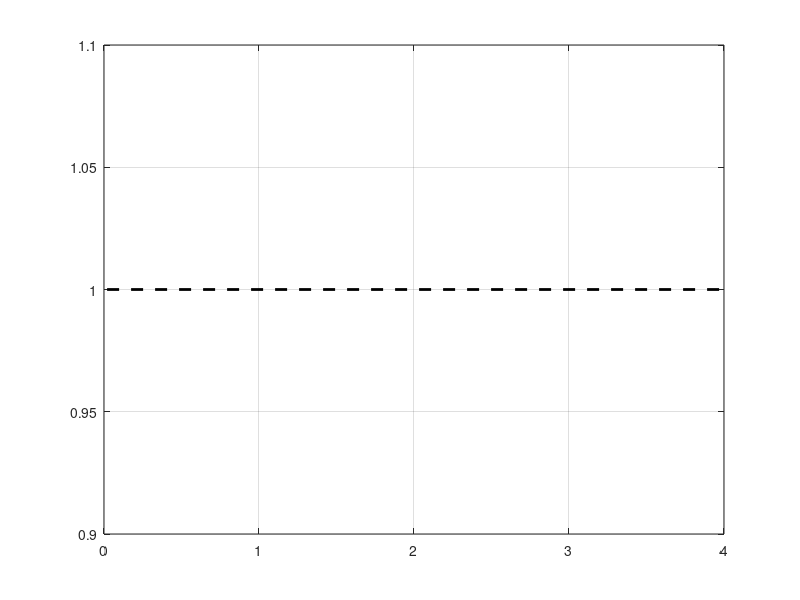

The MATLAB script that drew this image: (Note: this script raises an error after producing the figure.)
clear all

Nlat = 1024;
Nmodes = 1023;
g11 = 1.09372;
g22 = 1.09372;
g12 = 2.18744;

mu1 = 10937.20;
mu2 = 10937.20;

rho01 = mu1/g11;
rho02 = mu2/g22;

xi0 = (1/sqrt(2*rho01*(2*g12 - g11 - g22)/2))/sqrt(2);
tau0 = 1/(2*rho01*(2*g12 - g11 - g22)/2);
Delta = (g11*g22)/(g12*g12);
OmegaCr = g11*(rho01)*(1/sqrt(Delta)- 1);
Omega = 2*OmegaCr;
tempbar = 0.0;

hbar = 1.05457148e-34;
M = 1.44316060e-25; %Rb87
L = 96e-6;
x0 = L;
t0 = M*L*L/hbar;

detun = [27.34 54.69 82.03 109.37 136.72 164.06 191.40 218.74 246.09 273.43];% omega_perp=2pi500Hz

%%%%%%%%%%%%%%%%%%%%%%%%%%%%

% plot Fig 5a

figure(111)
clf
hold on
box on
grid on

fs = 14;
lw = 2;

xmin = 2e-2;
xmax = 4e0;
ymin = 7e-5;
ymax = 3e0;

ee = 1;

plot([xmin xmax],[1 1],'--','Color','black','LineWidth',lw)
for i = 1:length(detun)
    fileName = sprintf('data_Nlat_%d_Nmodes_%d_mu1_%.2f_mu2_%.2f_T_%.2f_Omega_%.2f_detuning_%.2f_fine_1_500.mat',Nlat, Nmodes, mu1, mu2, tempbar, Omega, detun(i));
    load(fileName)
    
    errorbar(tQ(3:end)*((detun(i)/t0)^ee)/((OmegaCr/t0)^(ee-1)),Nd(3:end)./(1.886*(1.116./tQ(3:end)).^(0.3306)),1.96*(err_Nd(3:end)./(1.886*(1.116./tQ(3:end)).^(0.3306))),'o')
end

set(gca, 'XScale', 'log', 'YScale','log')
set(gca,'FontSize',fs,'FontName','Times','TickDir','out','LineWidth',lw-1,'TickLength',[0.01 0.02])
ylabel('$\hat{\xi}N_{d}$','Interpreter','latex','FontSize',fs)
xlabel('$b\tau_{Q}$','Interpreter','latex','FontSize',fs)
legend('$\hat{\xi}N_{d} = \hat{\xi}N_{d}(b=0)$','$\hbar b = 0.0025\times \mu_{0}$','$\hbar b = 0.005\times \mu_{0}$','$\hbar b = 0.0075\times \mu_{0}$','$\hbar b = 0.01\times \mu_{0}$','$\hbar b = 0.0125\times \mu_{0}$','$\hbar b = 0.015\times \mu_{0}$','$\hbar b = 0.0175\times \mu_{0}$','$\hbar b = 0.02\times \mu_{0}$','$\hbar b = 0.0225\times \mu_{0}$','$\hbar b = 0.025\times \mu_{0}$','Interpreter','latex','location','southwest','fontsize',fs-2)
axis([xmin xmax ymin ymax])

print('Fig_5a.eps','-depsc')

%%%%%%%%%%%%%%%%%%%%%%%%%%%%

% plot Fig 5b

figure(222)
clf
hold on
box on
grid on

xmin = 1e-3;
xmax = 4e-1;
ymin = 7e-5;
ymax = 3e0;

ee = 3/2;

plot([xmin xmax],[1 1],'--','Color','black','LineWidth',lw)
for i = 1:length(detun)
    fileName = sprintf('data_Nlat_%d_Nmodes_%d_mu1_%.2f_mu2_%.2f_T_%.2f_Omega_%.2f_detuning_%.2f_fine_1_500.mat',Nlat, Nmodes, mu1, mu2, tempbar, Omega, detun(i));
    load(fileName)
    
    errorbar(tQ(3:end)*((detun(i)/t0)^ee)/((OmegaCr/t0)^(ee-1)),Nd(3:end)./(1.886*(1.116./tQ(3:end)).^(0.3306)),1.96*(err_Nd(3:end)./(1.886*(1.116./tQ(3:end)).^(0.3306))),'o')
end

set(gca, 'XScale', 'log', 'YScale','log')
set(gca,'FontSize',fs,'FontName','Times','TickDir','out','LineWidth',lw-1,'TickLength',[0.01 0.02])
ylabel('$\hat{\xi}N_{d}$','Interpreter','latex','FontSize',fs)
xlabel('$b^{3/2}\tau_{Q}/\Omega_\mathrm{c}^{1/2}$','Interpreter','latex','FontSize',fs)
legend('$\hat{\xi}N_{d} = \hat{\xi}N_{d}(b=0)$','$\hbar b = 0.0025\times \mu_{0}$','$\hbar b = 0.005\times \mu_{0}$','$\hbar b = 0.0075\times \mu_{0}$','$\hbar b = 0.01\times \mu_{0}$','$\hbar b = 0.0125\times \mu_{0}$','$\hbar b = 0.015\times \mu_{0}$','$\hbar b = 0.0175\times \mu_{0}$','$\hbar b = 0.02\times \mu_{0}$','$\hbar b = 0.0225\times \mu_{0}$','$\hbar b = 0.025\times \mu_{0}$','Interpreter','latex','location','southwest','fontsize',fs-2)
axis([xmin xmax ymin ymax])

print('Fig_5b.eps','-depsc')
